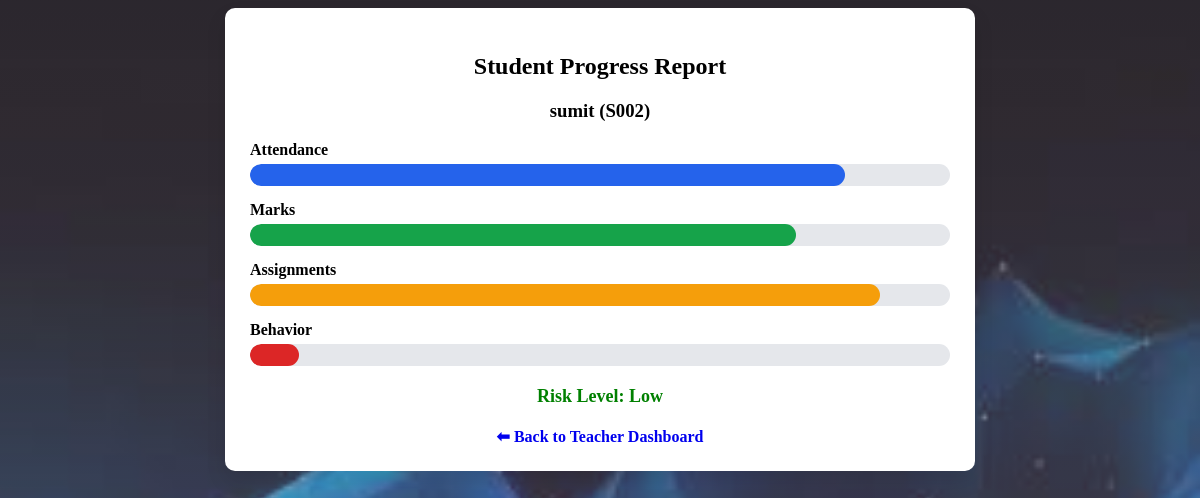
Screenshot of /student_report/S002 (signed in) with the database file from the repository.
### tables this page shows
CREATE TABLE students (
        student_id TEXT PRIMARY KEY,
        name TEXT,
        attendance REAL,
        avg_marks REAL,
        assignment_completion REAL,
        behavior_score REAL,
        risk TEXT
    );

### app.py (the view)
@app.route("/student_report/<student_id>")
def student_report(student_id):
    if session.get("role") != "teacher":
        return redirect("/")
    conn = get_db()
    student = conn.execute(
        "SELECT * FROM students WHERE student_id=?",
        (student_id,)
    ).fetchone()
    conn.close()
    chart_data = {
        "attendance": student["attendance"],
        "marks": student["avg_marks"],
        "assignments": student["assignment_completion"],
        "behavior": student["behavior_score"]
    }
    return render_template(
        "student_report.html",
        student=student,
        chart_data=chart_data,
        risk=student["risk"]
    )

### app.py (called while the page is built)
def get_db():
    conn = sqlite3.connect(DB)
    conn.row_factory = sqlite3.Row
    return conn

### templates/student_report.html (shortened to what this page needs)
<!DOCTYPE html>
<html lang="en">
<head>
</head>
<body>
<div class="card">
    <h2>Student Progress Report</h2>
    <h3>{{ student.name }} ({{ student.student_id }})</h3>
    <div class="row">
        <div class="label">Attendance</div>
        <div class="bar">
            <div class="fill attendance" id="attendanceBar"></div>
        </div>
    </div>
    <div class="row">
        <div class="label">Marks</div>
        <div class="bar">
            <div class="fill marks" id="marksBar"></div>
        </div>
    </div>
    <div class="row">
        <div class="label">Assignments</div>
        <div class="bar">
            <div class="fill assignments" id="assignmentsBar"></div>
        </div>
    </div>
    <div class="row">
        <div class="label">Behavior</div>
        <div class="bar">
            <div class="fill behavior" id="behaviorBar"></div>
        </div>
    </div>
    <div class="risk {{ risk }}">
        Risk Level: {{ risk }}
    </div>
    <a href="/teacher" class="back">⬅ Back to Teacher Dashboard</a>
</div>
</body>
</html>

### rows the page displays
students: name "sumit", student_id "S002", risk "Low"
